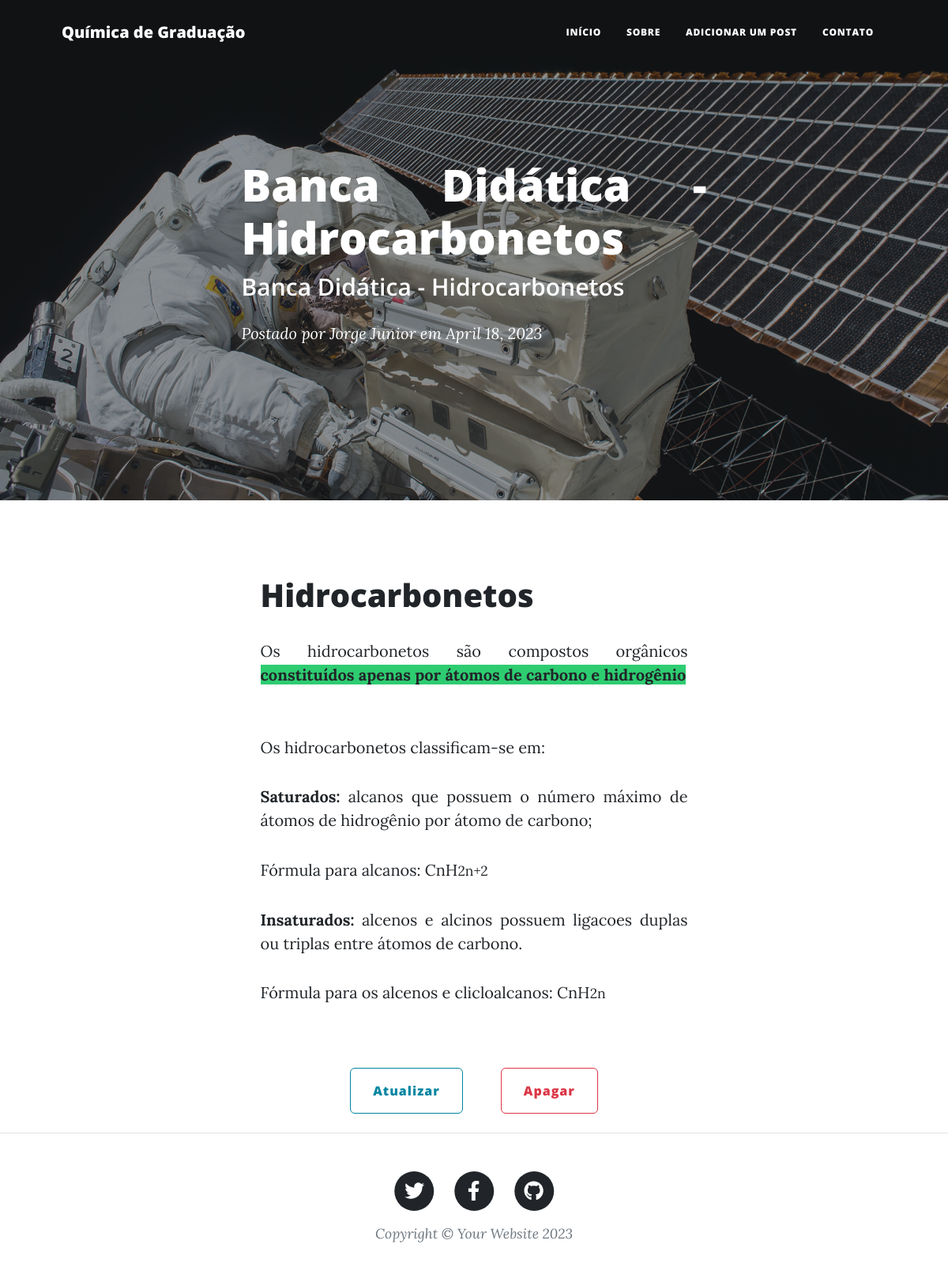
/article/7, run on the app's committed database.
### blog/models.py (models this page shows, shortened)
class Post(models.Model):
    title = models.CharField(max_length=255)
    subtitle = models.CharField(max_length=255, default='title')
    author = models.ForeignKey(User, on_delete=models.CASCADE)
    body = RichTextField(blank=True, null=True)
    date_created = models.DateField(auto_now_add=True)

### blog/views.py (the view)
# urls.py: path('article/<int:pk>', ArticleDetailView.as_view(), name='article_detail'),
class ArticleDetailView(DetailView):
    model = Post
    template_name = 'blog/post_detail.html'

### blog/templates/blog/post_detail.html
{% extends 'blog/base.html' %}
{% block content %}
<header class="masthead" style="background-image: url('assets/img/post-bg.jpg')">
    <div class="container position-relative px-4 px-lg-5">
        <div class="row gx-4 gx-lg-5 justify-content-center">
            <div class="col-md-10 col-lg-8 col-xl-7">
                <div class="post-heading">
                    <h1>{{ post.title }}</h1>
                    <h2 class="subheading">{{ post.title }}</h2>
                    <span class="meta">
                        Postado por
                        <a href="#!">{{ post.author.first_name }} {{ post.author.last_name }}</a>
                        em {{ post.date_created }}
                    </span>
                </div>
            </div>
        </div>
    </div>
</header>
<article class="mb-4">
    <div class="container px-4 px-lg-5">
        <div class="row gx-4 gx-lg-5 justify-content-center">
            <div class="p-5 col-md-10 col-lg-8 col-xl-7" >
                <div style="text-align: justify;">{{ post.body | safe }}</div>
            </div>
            <div style="display: flex; justify-content: center; align-items: center; gap: 3rem;">
                <a style="font-size: 1rem;" href="{% url 'update_post' post.pk %}" class="btn btn-outline-primary" role="button" aria-pressed="true">Atualizar</a>
                <a style="font-size: 1rem;" href="{% url 'delete_post' post.pk %}" class="btn btn-outline-danger" role="button" aria-pressed="true">Apagar</a>
            </div>
        </div>
    </div>
</article>
{% endblock %}

### data on the page
Post: title "Banca Didática - Hidrocarbonetos", author.first_name "Jorge", author.last_name "Junior", date_created "April 18, 2023", body "Hidrocarbonetos Os hidrocarbonetos são compostos orgânicos constituídos apenas por átomos de carbono e hidrogênio Os hidrocarbonetos classificam-se em: Saturados: alcanos que possuem o número máximo de átomos de hidrogênio por átomo de carbono; Fórmula para alcanos: CnH 2n+2 Insaturados: alcenos e alcinos possuem ligacoes duplas ou triplas entre átomos de carbono. Fórmula para os alcenos e clicloalcanos: CnH 2n"
